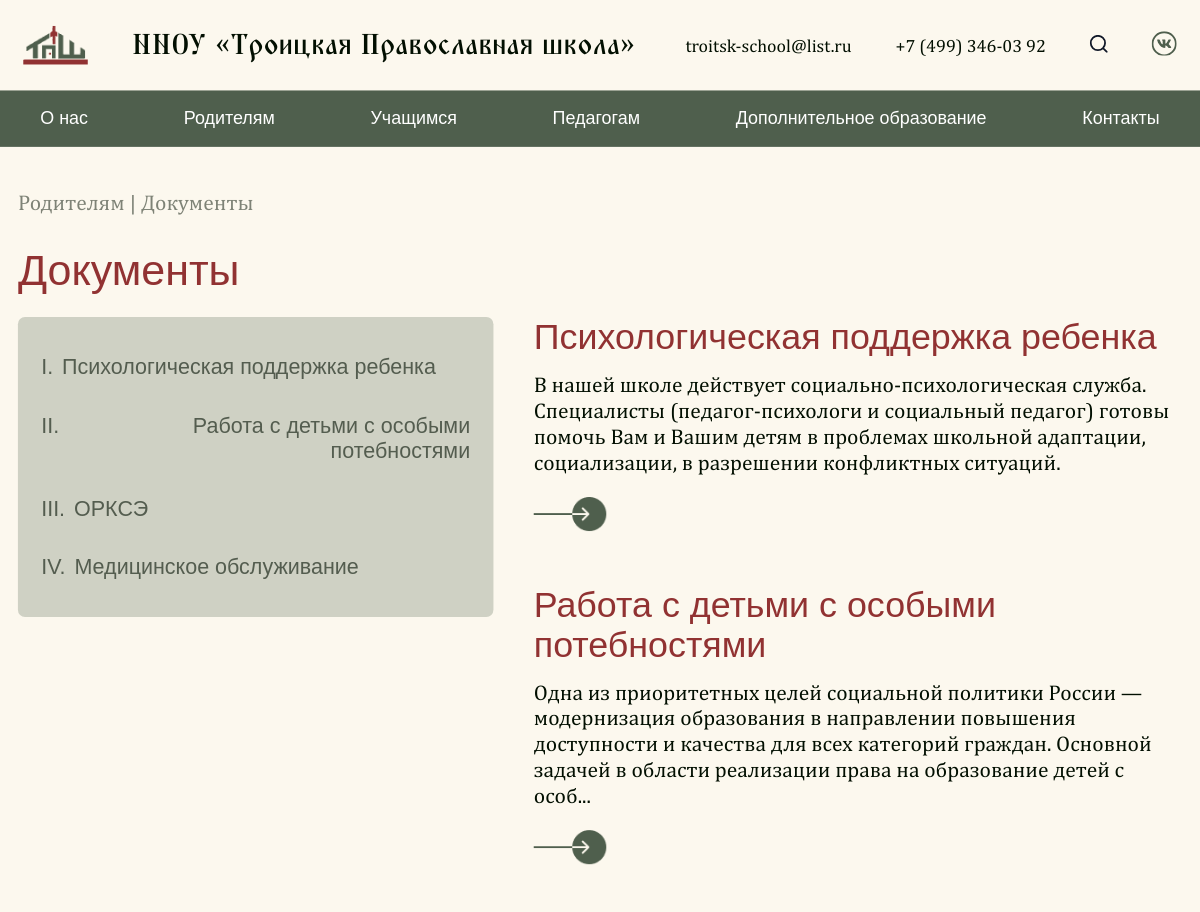
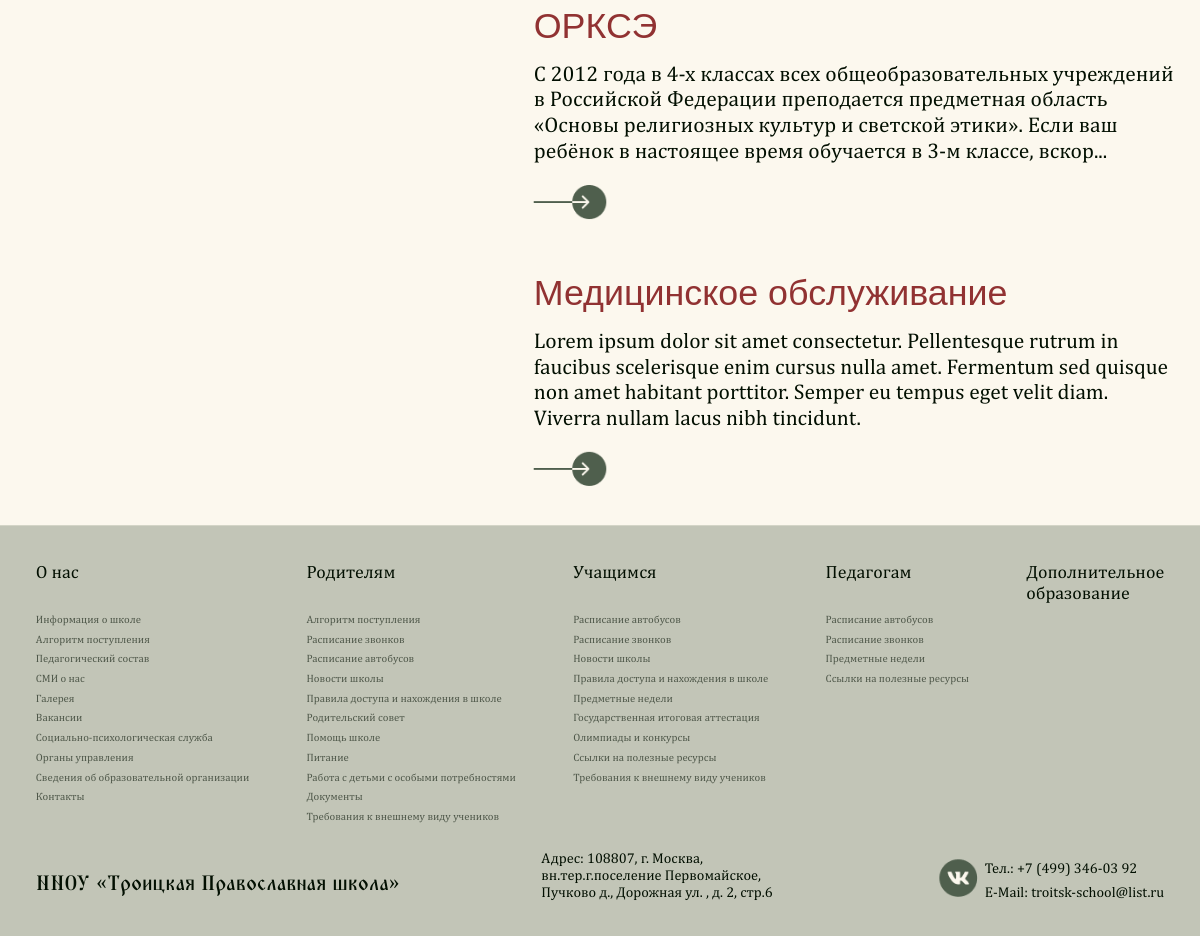
/documents/, run on the app's committed database (2 pictures, top to bottom).
### pages/models.py (models this page shows, shortened)
class Contact(SingletonModel):
  email = models.CharField("Электронная почта", max_length=100)
  phone = models.CharField("Телефон", max_length=100)
  address = models.CharField("Адрес", max_length=100)
  vk_link = models.CharField("Ссылка на VK", max_length=100)
  class Meta:
    verbose_name = "Контакты"
    verbose_name_plural = "Контакты"

class Document(models.Model):
  title = models.CharField("Заголовок", max_length=200)
  description = models.TextField("Описание", max_length=12000)
  def get_short_description(self):
    return self.description[:227] + "..." if len(self.description) > 229 else self.description
  def get_roman_id(self):
    return int_to_roman(self.id)
  class Meta:
    verbose_name = "Документ"
    verbose_name_plural = "Документы"

class GenericPageB(models.Model):
  COLOR_CHOICES = [
    ('#913232', 'Красный'),
    ('#4F5F4D', 'Зелёный'),
  ]
  show_in_nav = models.BooleanField("Показать страницу в навигации?", default=False)
  category = models.ForeignKey(GenericPageCategory, verbose_name="Категория", on_delete=models.CASCADE, related_name="pages_b", null=True, blank=True)
  path = models.CharField("Путь к странице", max_length=800, null=True, blank=True)
  page_title = models.CharField("Название страницы", max_length=2000)
  description = models.TextField("Описание", max_length=20000)
  title_color = models.CharField("Цвет заголовка", max_length=7, choices=COLOR_CHOICES, default='#913232')
  is_navigational = models.BooleanField("Является ли страницей навигации?", default=False)
  class Meta:
    verbose_name = "Страница типа 'Б'"
    verbose_name_plural = "Страницы типа 'Б'"

### pages/views.py (the view)
# urls.py: path('documents/', documents_page, name="page_documents"),
def documents_page(request):
  main_page_info = MainPage.objects.all()[0]
  administrative_controls = Document.objects.all()
  contacts = Contact.objects.all()[0]
  page_for_nav_a = GenericPageA.objects.all().filter(show_in_nav=True)
  page_for_nav_b = GenericPageB.objects.all().filter(show_in_nav=True)
  context = {
      'main_page_info': main_page_info,
      'contacts': contacts,
      'administrative_controls': administrative_controls,
      'page_for_nav_a': page_for_nav_a,
      'page_for_nav_b': page_for_nav_b,
  }
  return render(request, 'documents.html', context)

### pages/utils.py (called while the page is built)
def int_to_roman(num):
    val = [
        1000, 900, 500, 400,
        100, 90,  50, 40,
        10, 9,   5, 4, 1
    ]
    syms = [
        "M", "CM", "D", "CD",
        "C", "XC", "L", "XL",
        "X", "IX", "V", "IV", "I"
    ]
    roman = ""
    for i in range(len(val)):
        count = num // val[i]
        roman += syms[i] * count
        num %= val[i]
    return roman

### pages/templates/documents.html (shortened to what this page needs)
{% extends 'generics/base.html' %}
{% load static %}
{% block content %}
<div class="administrative">
  <div class="container">
    <h2 class="generic-subtitle">
      <a href="{% url 'page_type_b' 10 %}" class="generic-breadcrumb generic-subtitle">Родителям</a> | Документы
    </h2>
    <h1 class="generic-title">
      Документы
    </h1>
    <div class="administrative-content">
      <div class="administrative-names" style="width: 531px; gap: 37px;">
        {% for control in administrative_controls %}
        <a href="{% url 'page_documents_detail' control.id %}" class="administrative-name">
          <span>{{ control.get_roman_id }}.</span>
          <span style="text-align: right;">{{ control.title }}</span>
        </a>
        {% endfor %}
      </div>
      <div class="administrative-list">
        {% for control in administrative_controls %}
        <div class="administrative-item">
          <h3 class="administrative-item-title">{{ control.title }}</h3>
          <p class="administrative-item-description">{{ control.get_short_description|linebreaksbr }}</p>
          <a href="{% url 'page_documents_detail' control.id %}" class="administrative-link">
            <img src="{% static 'assets/link_arrow.png' %}" alt="Иконка перехода по ссылке">
          </a>
        </div>
        {% endfor %}
      </div>
    </div>
  </div>
</div>
{% endblock %}

### pages/templates/generics/_header.html (shortened to what this page needs)
{% load static %}
<header class="header">
    <div class="container">
        <div class="header-block">
            <a href="{% url 'page_main' %}" class="header-box">
                <img src="{% static 'assets/Layer_Logo.png' %}" alt="">
                <h1 class="header-title">ННОУ «Троицкая Православная школа»</h1>
            </a>
            <div class="header-nav">
                <ul class="nav-list">
                    <li><a href="mailto:{{ contacts.email }}" class="nav-link">{{ contacts.email }}</a></li>
                    <li><a href="tel:{{ contacts.phone }}" class="nav-link">{{ contacts.phone }}</a></li>
                    <li><a href="#" class="nav-link">
                    </a></li>
                    <li><a href="{{ contacts.vk_link }}" class="nav-link">
                    </a></li>
                </ul>
            </div>
        </div>
    </div>
</header>
<nav class="navbar">
    <ul class="container menu">
        <li class="menu-item has-submenu">
            <a href="{% url 'page_type_b' 9 %}">О нас</a>
        </li>
        <li class="menu-item has-submenu">
            <a href="{% url 'page_type_b' 10 %}">Родителям</a>
        </li>
        <li class="menu-item has-submenu">
            <a href="{% url 'page_type_b' 11 %}">Учащимся</a>
        </li>
        <li class="menu-item has-submenu">
            <a href="{% url 'page_type_b' 12 %}">Педагогам</a>
        </li>
        <li class="menu-item"><a href="{% url 'page_additional_education' %}">Дополнительное образование</a></li>
        <li class="menu-item"><a href="{% url 'page_contacts' %}">Контакты</a></li>
    </ul>
    </nav>

### pages/templates/generics/_footer.html (shortened to what this page needs)
{% load static %}
<footer class="footer">
  <div class="container">
    <div class="footer-colums">
      <div class="footer__columns">
        <p><a style="font-weight: 500;" href="{% url 'page_type_b' 9 %}">О нас</a></p>
        <p><a class="footer__text" href="{% url 'page_school_information_main' %}">Информация о школе</a></p>
        <p><a class="footer__text" href="{% url 'page_append' %}">Алгоритм поступления</a></p>
        <p><a class="footer__text" href="{% url 'page_teachers' %}">Педагогический состав</a></p>
        <p><a class="footer__text" href="{% url 'page_news' %}">СМИ о нас</a></p>
        <p><a class="footer__text" href="{% url 'page_gallery' %}">Галерея</a></p>
        <p><a class="footer__text" href="{% url 'page_vacancy' %}">Вакансии</a></p>
        <p><a class="footer__text" href="{% url 'page_social_psychology' %}">Социально-психологическая служба</a></p>
        <p><a class="footer__text" href="{% url 'page_administrative_control' %}">Органы управления</a></p>
        <p><a class="footer__text" href="{% url 'page_additional_organization' %}">Сведения об образовательной организации</a></p>
        <p><a class="footer__text" href="{% url 'page_contacts' %}">Контакты</a></p>
      </div>
      <div class="footer__columns">
        <p><a style="font-weight: 500;" href="{% url 'page_type_b' 10 %}">Родителям</a></p>
        <p><a class="footer__text" href="{% url 'page_append' %}">Алгоритм поступления</a></p>
        <p><a class="footer__text" href="{% url 'page_schedule' %}">Расписание звонков</a></p>
        <p><a class="footer__text" href="{% url 'page_schedule_bus' %}">Расписание автобусов</a></p>
        <p><a class="footer__text" href="{% url 'page_news' %}">Новости школы</a></p>
        <p><a class="footer__text" href="{% url 'page_type_b' 6 %}">Правила доступа и нахождения в школе</a></p>
        <p><a class="footer__text" href="{% url 'page_administrative_control_detail' 3 %}">Родительский совет</a></p>
        <p><a class="footer__text" href="{% url 'page_school_information_detail' 3 %}">Помощь школе</a></p>
        <p><a class="footer__text" href="{% url 'page_cuisine' %}">Питание</a></p>
        <p><a class="footer__text" href="#">Работа с детьми с особыми потребностями</a></p>
        <p><a class="footer__text" href="#">Документы</a></p>
        {% for page in page_for_nav_b %}
        {% if page.category.name == 'Родителям' %}
        <p><a class="footer__text" href="{% url 'page_type_b' page.id %}">{{ page.page_title }}</a></p>
        {% endif %}
        {% endfor %}
      </div>
      <div class="footer__columns">
        <p><a style="font-weight: 500;" href="{% url 'page_type_b' 11 %}">Учащимся</a></p>
        <p><a class="footer__text" href="{% url 'page_schedule_bus' %}">Расписание автобусов</a></p>
        <p><a class="footer__text" href="{% url 'page_schedule' %}">Расписание звонков</a></p>
        <p><a class="footer__text" href="{% url 'page_news' %}">Новости школы</a></p>
        <p><a class="footer__text" href="{% url 'page_type_b' 3 %}">Правила доступа и нахождения в школе</a></p>
        <p><a class="footer__text" href="{% url 'page_subjects' %}">Предметные недели</a></p>
        <p><a class="footer__text" href="{% url 'page_attestation' %}">Государственная итоговая аттестация</a></p>
        <p><a class="footer__text" href="{% url 'page_type_b' 1 %}">Олимпиады и конкурсы</a></p>
        <p><a class="footer__text" href="{% url 'page_type_b' 2 %}">Ссылки на полезные ресурсы</a></p>
        {% for page in page_for_nav_b %}
        {% if page.category.name == 'Учащимся' %}
        <p><a class="footer__text" href="{% url 'page_type_b' page.id %}">{{ page.page_title }}</a></p>
        {% endif %}
        {% endfor %}
      </div>
      <div class="footer__columns">
        <p><a style="font-weight: 500;" href="{% url 'page_type_b' 12 %}">Педагогам</a></p>
        <p><a class="footer__text" href="{% url 'page_schedule_bus' %}">Расписание автобусов</a></p>
        <p><a class="footer__text" href="{% url 'page_schedule' %}">Расписание звонков</a></p>
        <p><a class="footer__text" href="{% url 'page_subjects' %}">Предметные недели</a></p>
        <p><a class="footer__text" href="{% url 'page_type_b' 5 %}">Ссылки на полезные ресурсы</a></p>
      </div>
      <div class="footer__columns">
        <p><a style="font-weight: 500;" href="{% url 'page_additional_education' %}">Дополнительное <br> образование</a></p>
      </div>
    </div>
    <div class="footer__bottom">
      <a class="footer__name" href="{% url 'page_main' %}">ННОУ «Троицкая Православная школа»</a>
      <p class="footer__adres" style="width: 286px;">Адрес: {{ contacts.address }}</p>
      <div class="search-btn" style="display: flex; height: 46px; gap: 7.85px">
        <a href="{{ contacts.vk_link }}"><img class="vk" src="{% static 'assets/basil_vk-solid.png' %}" style="width: 43px; height: 42px;" alt=""></a>
        <div class="footer__contact" style="display: flex; flex-direction: column; justify-content: space-between;">
          <p class="footer__number">Тел.: {{ contacts.phone }}</p>
          <p class="footer__emil">E-Mail: {{ contacts.email }}</p>
        </div>
      </div>
    </div>
  </div>
</footer>

### static/css/index.css (style rules this page uses)
* { padding: 0; margin: 0; box-sizing: border-box; list-style: none; text-decoration: none; }
html, body { margin: 0; padding: 0; background: #FCF8EE; scroll-behavior: smooth; }
@media (max-width: 1330px) { body { overflow-x: hidden; } }
.container { max-width: 1300px; margin: 0 auto; }
p, span, a, h1, h2, h3, h4, h5, h6, b { font-family: 'Playfair Display', sans-serif; }

### static/css/header.css (style rules this page uses)
.header { padding: 26px; width: 100%; background: rgb(252, 248, 238); }
.header-block { display: flex; justify-content: space-between; align-items: center; }
.header-box { display: flex; align-items: center; gap: 49px; }
.nav-list { display: flex; align-items: center; gap: 49px; }
.header-title { color: rgb(2, 15, 1); font-family: 'TriodPostnaja' , serif; font-size: 32px; font-weight: 500; line-height: 49px; text-align: left; }
.nav-link { color: rgb(2, 15, 1); font-family: 'Literata', sans-serif; font-size: 20px; font-weight: 400; letter-spacing: 0%; text-align: left; }
.navbar { background-color: #4F5F4D; }
.menu { display: flex; justify-content: space-between; list-style: none; padding: 0; margin: 0; }
.menu-item { position: relative; }
.menu-item a { display: block; padding: 20px 25px; color: white; text-decoration: none; font-size: 20px; font-size: 'Literata', sans-serif; border-radius: 12px; }

### static/css/generic.css (style rules this page uses)
.generic-subtitle { font-size: 24px; font-weight: 500; line-height: 1.2; color: #020F01; opacity: 0.5; padding-top: 48px; padding-bottom: 32px; font-family: 'Literata', sans-serif; }
.generic-title { font-size: 48px; letter-spacing: 0%; font-weight: 500; line-height: 1.2; color: #913232; font-family: 'Playfair Display', sans-serif; margin-bottom: 24px; }
.generic-breadcrumb { opacity: 1; }

### static/css/footer.css (style rules this page uses)
.footer { margin-top: 72px; background: rgb(207, 209, 196); padding: 40px 20px; font-family: 'Literata', sans-serif; }
.footer { background-color: #c2c5b7; padding: 40px; font-family: serif; font-size: 14px; color: #1f1f1f; margin-top: 40px; margin-bottom: -10px; }
.footer-colums { display: flex; justify-content: space-between; margin-bottom: 30px; position: relative; }
.footer__bottom { display: flex; justify-content: space-between; align-items: flex-end; flex-wrap: wrap; }
.footer__text { color: black; opacity: 0.6; font-family: 'Literata' , serif; font-weight: 400; }
.footer__name { color: rgb(2, 15, 1); font-family: 'TriodPostnaja', serif; font-size: 23.13px; font-weight: 500; line-height: 36px; letter-spacing: 0%; text-align: left; }
.footer__adres { color: rgb(2, 15, 1); font-family: 'Literata', serif; font-size: 16px; font-weight: 400; line-height: 19px; letter-spacing: 0%; text-align: left; }
.footer__number, .footer__emil { color: rgb(2, 15, 1); font-family: 'Literata', sans-serif; font-size: 16px; font-weight: 400; line-height: 19px; letter-spacing: 0%; text-align: left; }
.footer__columns p a { width: 50; height: 23; gap: 10px; color: rgb(2, 15, 1); font-family: 'Literata', sans-serif; font-weight: 400; letter-spacing: 0%; text-align: left; text-decoration: none; font-size: 12px; }
.footer__columns p:first-child { margin-bottom: 27px; }
.footer__columns p:first-child a { font-size: 20px; }
.footer__columns { display: flex; flex-direction: column; gap: 6px; }

### static/css/administrative-control.css (style rules this page uses)
.administrative-content { display: flex; gap: 45px; }
.administrative-names { background: #CFD1C4; padding: 42px 26px; border-radius: 8px; width: 440px; height: fit-content; display: flex; flex-direction: column; gap: 21px; }
.administrative-name { color: #020F0199; width: 100%; font-size: 24px; font-weight: 500; font-family: 'Literata', sans-serif; display: flex; gap: 10px; }
.administrative-list { width: 715px; display: flex; flex-direction: column; gap: 56px; }
.administrative-item-title { color: #913232; font-size: 40px; font-weight: 500; margin-bottom: 16px; }
.administrative-item-description { font-family: 'Literata', sans-serif; font-weight: 400; font-size: 24px; line-height: 120%; margin-bottom: 24px; color: #020F01; }
.administrative-link { width: 81px; }
.administrative-link > img { transition: all .2s; transform: translateY(0); }
.administrative-detail, .administrative-content { min-height: 60vh; }

### data on the page
Contact: email "troitsk-school@list.ru", phone "+7 (499) 346-03 92", address "108807, г. Москва, вн.тер.г.поселение Первомайское, Пучково д., Дорожная ул. , д. 2, стр.6"
Document: get_roman_id "I", title "Психологическая поддержка ребенка", get_short_description "В нашей школе действует социально-психологическая служба. Специалисты (педагог-психологи и социальный педагог) готовы помочь Вам и Вашим детям в проблемах школьной адаптации, социализации, в разрешении конфликтных ситуаций."
Document: get_roman_id "II", title "Работа с детьми с особыми потебностями", get_short_description "Одна из приоритетных целей социальной политики России — модернизация образования в направлении повышения доступности и качества для всех категорий граждан. Основной задачей в области реализации права на образование детей с особ..."
Document: get_roman_id "III", title "ОРКСЭ", get_short_description "С 2012 года в 4-х классах всех общеобразовательных учреждений в Российской Федерации преподается предметная область «Основы религиозных культур и светской этики». Если ваш ребёнок в настоящее время обучается в 3-м классе, вскор..."
Document: get_roman_id "IV", title "Медицинское обслуживание", get_short_description "Lorem ipsum dolor sit amet consectetur. Pellentesque rutrum in faucibus scelerisque enim cursus nulla amet. Fermentum sed quisque non amet habitant porttitor. Semper eu tempus eget velit diam. Viverra nullam lacus nibh tincidunt."
GenericPageB: page_title "Требования к внешнему виду учеников"
GenericPageB: page_title "Требования к внешнему виду учеников"
